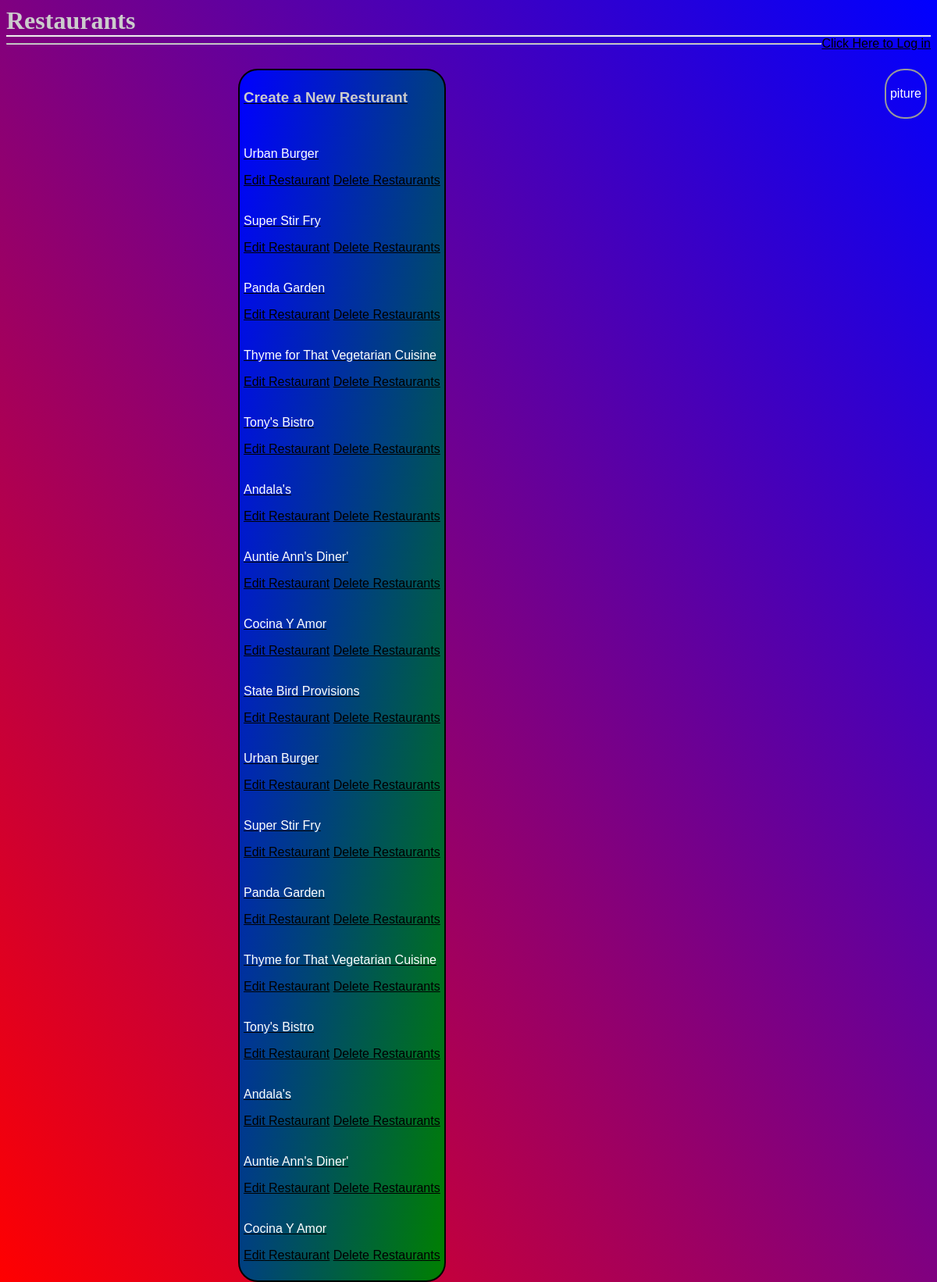
The page /restaurants/ on the database as committed earlier.
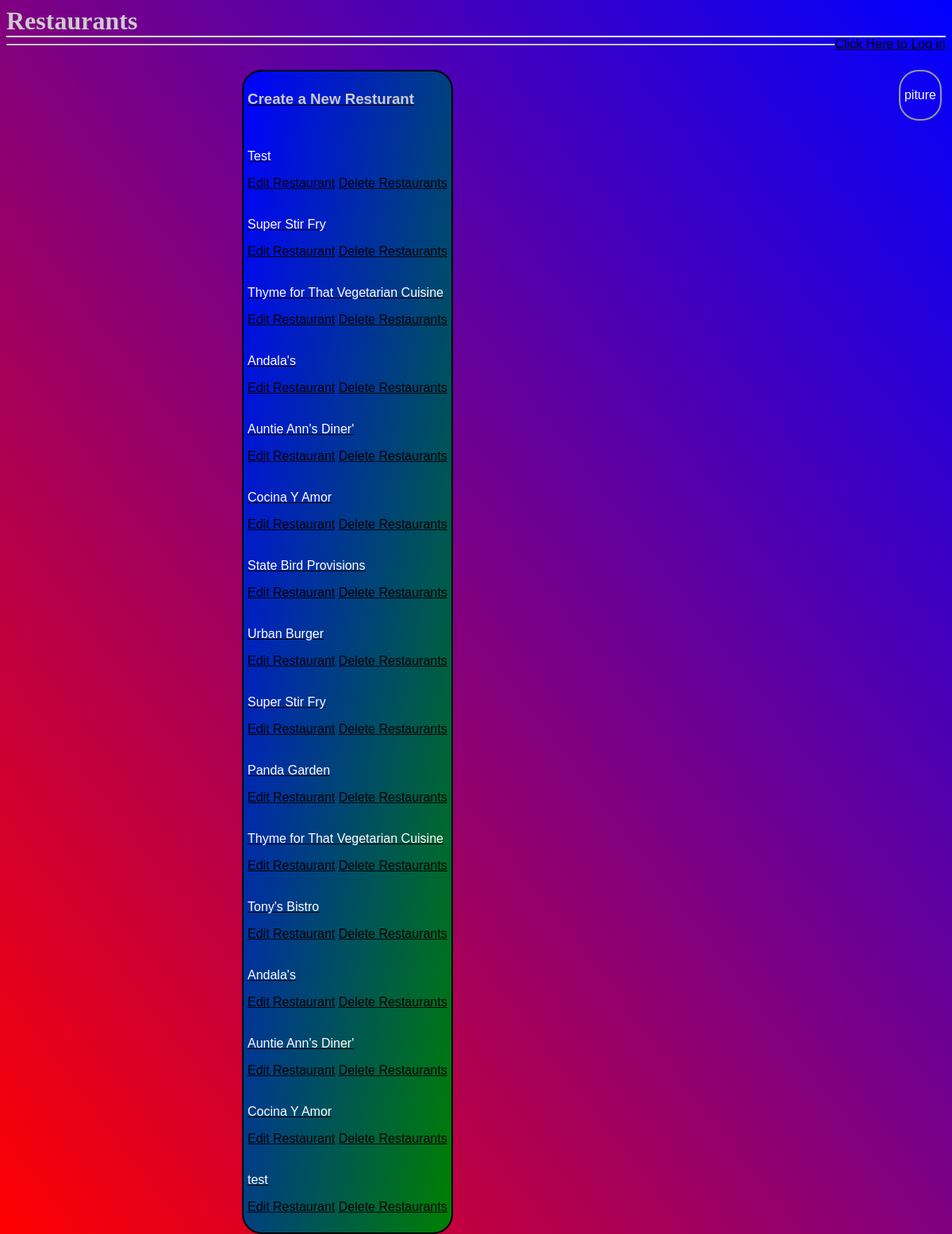
The same page on the database as committed later.
### database_setup.py (models this page shows)
class Restaurant(Base):
    __tablename__ = 'restaurant'
    id = Column(Integer, primary_key=True)
    name = Column(String(250), nullable=False)

### server.py (the view)
@app.route("/")
@app.route('/restaurants/')
def showAll():
	restaurants = session.query(Restaurant).all()
	return render_template('restaurants.html', restaurants = restaurants)

### templates/restaurants.html (shortened to what this page needs)
<html>
<head>
<link rel="stylesheet" type="text/css" href="{{url_for('static', filename='design.css')}}">
</head>
<body>
<div class="row top-menu">
		<div class="col-md-2 text-right">
			<h1>Restaurants</h1><a href="{{url_for('showLogin')}}" style="float: right;">Click Here to Log in </a>
			<hr><br>
		</div>
	</div>
	<div class='pane'>
		<a href="{{url_for('New')}}"><h3>Create a New Resturant</h3></a><br>
			{% for restaurant in restaurants %}
		<a href="{{url_for('Menu', restaurant_id=restaurant.id)}}"><p>{{restaurant.name}}</p></a>
		<a href="{{url_for('Edit', restaurant_id = restaurant.id)}}">Edit Restaurant</a>
		<a href="{{url_for('Delete', restaurant_id = restaurant.id)}}">Delete Restaurants</a><br><br>
			{% endfor %}
	</div>
	<div class="frame">
		<p>piture</p>
	</div>
</body>
</html>

### static/design.css (style rules this page uses)
body { font-family: sans-serif; background: linear-gradient(to top right, red, purple, blue); }
h1, h2, h3, h4 { color: #CCCCCC; }
h1, h2 { font-family: 'Georgia', serif; margin: 0; }
h1 { border-bottom: 2px solid #eee; }
p { color: white; }
a { text-decoration: underline; color: black; }
.frame { border: 2px solid; border-radius: 25px; padding: 5px; margin: 5px; border-color: #999999; float: right; }
.pane { position:absolute; left: 25%; border: 2px solid; border-radius: 25px; padding: 5px; margin: 5px; background: linear-gradient(to bottom right, blue, green); }

Rows that differ between the two databases and show on the page:
removed Restaurant: name "Panda Garden"
removed Restaurant: name "Tony's Bistro"
changed Restaurant: name "Urban Burger" → "Test"
added Restaurant: name "test"
